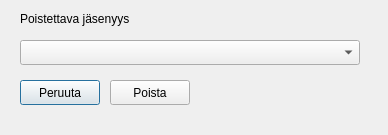
<?xml version="1.0" encoding="UTF-8"?>
<ui version="4.0">
 <class>Dialog</class>
 <widget class="QDialog" name="Dialog">
  <property name="geometry">
   <rect>
    <x>0</x>
    <y>0</y>
    <width>388</width>
    <height>135</height>
   </rect>
  </property>
  <property name="windowTitle">
   <string>Dialog</string>
  </property>
  <widget class="QLabel" name="label">
   <property name="geometry">
    <rect>
     <x>20</x>
     <y>10</y>
     <width>130</width>
     <height>17</height>
    </rect>
   </property>
   <property name="text">
    <string>Poistettava jäsenyys</string>
   </property>
  </widget>
  <widget class="QComboBox" name="removeMembershipComboBox">
   <property name="geometry">
    <rect>
     <x>20</x>
     <y>40</y>
     <width>340</width>
     <height>25</height>
    </rect>
   </property>
  </widget>
  <widget class="QPushButton" name="removeMembershipCancelPushButton">
   <property name="geometry">
    <rect>
     <x>20</x>
     <y>80</y>
     <width>80</width>
     <height>25</height>
    </rect>
   </property>
   <property name="text">
    <string>Peruuta</string>
   </property>
   <property name="default">
    <bool>true</bool>
   </property>
  </widget>
  <widget class="QPushButton" name="removeMembershipPushButton">
   <property name="geometry">
    <rect>
     <x>110</x>
     <y>80</y>
     <width>80</width>
     <height>25</height>
    </rect>
   </property>
   <property name="text">
    <string>Poista</string>
   </property>
  </widget>
 </widget>
 <resources/>
 <connections/>
</ui>
